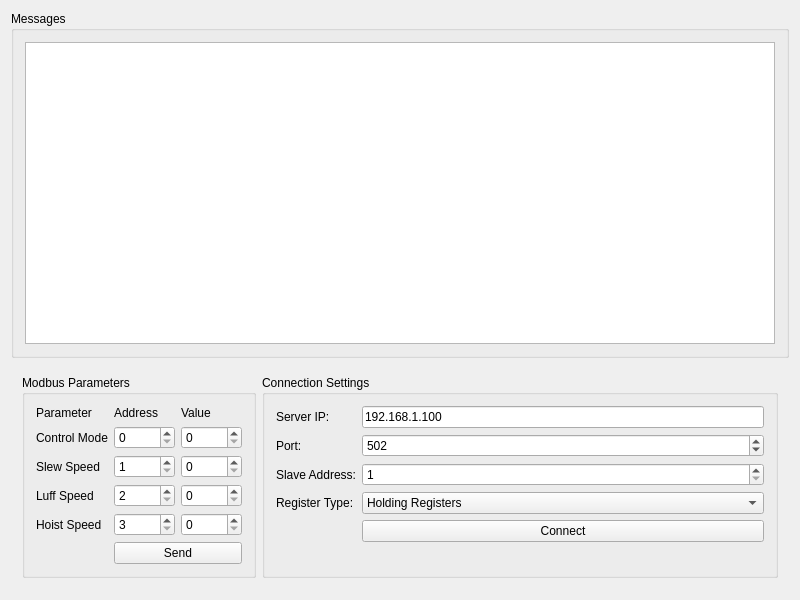
<?xml version="1.0" encoding="UTF-8"?>
<ui version="4.0">
 <class>MainWindow</class>
 <widget class="QMainWindow" name="MainWindow">
  <property name="geometry">
   <rect>
    <x>0</x>
    <y>0</y>
    <width>800</width>
    <height>600</height>
   </rect>
  </property>
  <property name="windowTitle">
   <string>For HKCRC Crane Testing</string>
  </property>
  <widget class="QWidget" name="centralWidget">
   <layout class="QVBoxLayout" name="verticalLayout">
    <item>
     <widget class="QGroupBox" name="messagesGroup">
      <property name="title">
       <string>Messages</string>
      </property>
      <layout class="QVBoxLayout" name="verticalLayout_2">
       <item>
        <widget class="QPlainTextEdit" name="messageTextEdit">
         <property name="readOnly">
          <bool>true</bool>
         </property>
        </widget>
       </item>
      </layout>
     </widget>
    </item>
    <item>
     <widget class="QWidget" name="bottomWidget" native="true">
      <layout class="QHBoxLayout" name="horizontalLayout">
       <item>
        <widget class="QGroupBox" name="parametersGroup">
         <property name="title">
          <string>Modbus Parameters</string>
         </property>
         <layout class="QGridLayout" name="gridLayout">
          <item row="0" column="0">
           <widget class="QLabel" name="label">
            <property name="text">
             <string>Parameter</string>
            </property>
           </widget>
          </item>
          <item row="0" column="1">
           <widget class="QLabel" name="label_2">
            <property name="text">
             <string>Address</string>
            </property>
           </widget>
          </item>
          <item row="0" column="2">
           <widget class="QLabel" name="label_3">
            <property name="text">
             <string>Value</string>
            </property>
           </widget>
          </item>
          <item row="1" column="0">
           <widget class="QLabel" name="controlModeLabel">
            <property name="text">
             <string>Control Mode</string>
            </property>
           </widget>
          </item>
          <item row="1" column="1">
           <widget class="QSpinBox" name="controlModeAddrSpinBox">
            <property name="minimum">
             <number>0</number>
            </property>
            <property name="maximum">
             <number>65535</number>
            </property>
           </widget>
          </item>
          <item row="1" column="2">
           <widget class="QSpinBox" name="controlModeSpinBox">
            <property name="minimum">
             <number>0</number>
            </property>
            <property name="maximum">
             <number>65535</number>
            </property>
           </widget>
          </item>
          <item row="2" column="0">
           <widget class="QLabel" name="slewSpeedLabel">
            <property name="text">
             <string>Slew Speed</string>
            </property>
           </widget>
          </item>
          <item row="2" column="1">
           <widget class="QSpinBox" name="slewSpeedAddrSpinBox">
            <property name="minimum">
             <number>1</number>
            </property>
            <property name="maximum">
             <number>65535</number>
            </property>
           </widget>
          </item>
          <item row="2" column="2">
           <widget class="QSpinBox" name="slewSpeedSpinBox">
            <property name="minimum">
             <number>0</number>
            </property>
            <property name="maximum">
             <number>65535</number>
            </property>
           </widget>
          </item>
          <item row="3" column="0">
           <widget class="QLabel" name="luffSpeedLabel">
            <property name="text">
             <string>Luff Speed</string>
            </property>
           </widget>
          </item>
          <item row="3" column="1">
           <widget class="QSpinBox" name="luffSpeedAddrSpinBox">
            <property name="minimum">
             <number>2</number>
            </property>
            <property name="maximum">
             <number>65535</number>
            </property>
           </widget>
          </item>
          <item row="3" column="2">
           <widget class="QSpinBox" name="luffSpeedSpinBox">
            <property name="minimum">
             <number>0</number>
            </property>
            <property name="maximum">
             <number>65535</number>
            </property>
           </widget>
          </item>
          <item row="4" column="0">
           <widget class="QLabel" name="hoistSpeedLabel">
            <property name="text">
             <string>Hoist Speed</string>
            </property>
           </widget>
          </item>
          <item row="4" column="1">
           <widget class="QSpinBox" name="hoistSpeedAddrSpinBox">
            <property name="minimum">
             <number>3</number>
            </property>
            <property name="maximum">
             <number>65535</number>
            </property>
           </widget>
          </item>
          <item row="4" column="2">
           <widget class="QSpinBox" name="hoistSpeedSpinBox">
            <property name="minimum">
             <number>0</number>
            </property>
            <property name="maximum">
             <number>65535</number>
            </property>
           </widget>
          </item>
          <item row="5" column="1" colspan="2">
           <widget class="QPushButton" name="sendButton">
            <property name="text">
             <string>Send</string>
            </property>
           </widget>
          </item>
         </layout>
        </widget>
       </item>
       <item>
        <widget class="QGroupBox" name="connectionGroup">
         <property name="title">
          <string>Connection Settings</string>
         </property>
         <layout class="QFormLayout" name="formLayout_2">
          <item row="0" column="0">
           <widget class="QLabel" name="ipLabel">
            <property name="text">
             <string>Server IP:</string>
            </property>
           </widget>
          </item>
          <item row="0" column="1">
           <widget class="QLineEdit" name="ipEdit">
            <property name="text">
             <string>192.168.1.100</string>
            </property>
           </widget>
          </item>
          <item row="1" column="0">
           <widget class="QLabel" name="portLabel">
            <property name="text">
             <string>Port:</string>
            </property>
           </widget>
          </item>
          <item row="1" column="1">
           <widget class="QSpinBox" name="portSpinBox">
            <property name="minimum">
             <number>1</number>
            </property>
            <property name="maximum">
             <number>65535</number>
            </property>
            <property name="value">
             <number>502</number>
            </property>
           </widget>
          </item>
          <item row="2" column="0">
           <widget class="QLabel" name="slaveLabel">
            <property name="text">
             <string>Slave Address:</string>
            </property>
           </widget>
          </item>
          <item row="2" column="1">
           <widget class="QSpinBox" name="slaveSpinBox">
            <property name="minimum">
             <number>1</number>
            </property>
            <property name="maximum">
             <number>247</number>
            </property>
            <property name="value">
             <number>1</number>
            </property>
           </widget>
          </item>
          <item row="3" column="0">
           <widget class="QLabel" name="registerTypeLabel">
            <property name="text">
             <string>Register Type:</string>
            </property>
           </widget>
          </item>
          <item row="3" column="1">
           <widget class="QComboBox" name="registerTypeCombo">
            <item>
             <property name="text">
              <string>Holding Registers</string>
             </property>
            </item>
            <item>
             <property name="text">
              <string>Input Registers</string>
             </property>
            </item>
            <item>
             <property name="text">
              <string>Coils</string>
             </property>
            </item>
            <item>
             <property name="text">
              <string>Discrete Inputs</string>
             </property>
            </item>
           </widget>
          </item>
          <item row="4" column="1">
           <widget class="QPushButton" name="connectButton">
            <property name="text">
             <string>Connect</string>
            </property>
           </widget>
          </item>
         </layout>
        </widget>
       </item>
      </layout>
     </widget>
    </item>
   </layout>
  </widget>
 </widget>
 <layoutdefault spacing="6" margin="11"/>
 <resources/>
 <connections/>
</ui>
